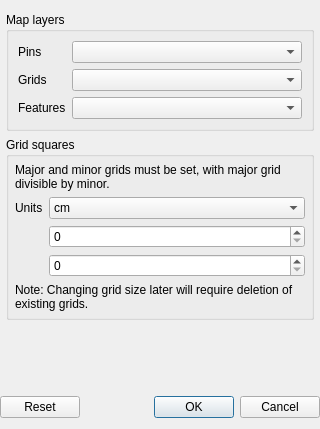
<?xml version="1.0" encoding="UTF-8"?>
<ui version="4.0">
 <class>SettingsDialog</class>
 <widget class="QDialog" name="SettingsDialog">
  <property name="geometry">
   <rect>
    <x>0</x>
    <y>0</y>
    <width>320</width>
    <height>429</height>
   </rect>
  </property>
  <property name="minimumSize">
   <size>
    <width>320</width>
    <height>320</height>
   </size>
  </property>
  <property name="windowTitle">
   <string>Settings</string>
  </property>
  <layout class="QVBoxLayout" name="verticalLayout">
   <property name="leftMargin">
    <number>0</number>
   </property>
   <property name="topMargin">
    <number>6</number>
   </property>
   <property name="rightMargin">
    <number>0</number>
   </property>
   <item>
    <widget class="QScrollArea" name="scrollArea">
     <property name="frameShape">
      <enum>QFrame::NoFrame</enum>
     </property>
     <property name="widgetResizable">
      <bool>true</bool>
     </property>
     <widget class="QWidget" name="scrollAreaWidgetContents">
      <property name="geometry">
       <rect>
        <x>0</x>
        <y>0</y>
        <width>308</width>
        <height>371</height>
       </rect>
      </property>
      <layout class="QVBoxLayout" name="verticalLayout_2">
       <property name="margin">
        <number>6</number>
       </property>
       <item>
        <widget class="QgsCollapsibleGroupBox" name="groupBox">
         <property name="title">
          <string>Map layers</string>
         </property>
         <layout class="QGridLayout" name="gridLayout">
          <item row="1" column="0">
           <widget class="QLabel" name="gridsLabel">
            <property name="text">
             <string>Grids</string>
            </property>
           </widget>
          </item>
          <item row="0" column="0">
           <widget class="QLabel" name="pinsLabel">
            <property name="sizePolicy">
             <sizepolicy hsizetype="Maximum" vsizetype="Preferred">
              <horstretch>0</horstretch>
              <verstretch>0</verstretch>
             </sizepolicy>
            </property>
            <property name="text">
             <string>Pins</string>
            </property>
           </widget>
          </item>
          <item row="0" column="1">
           <widget class="QComboBox" name="pinsCmbBx"/>
          </item>
          <item row="2" column="0">
           <widget class="QLabel" name="featuresLabel">
            <property name="text">
             <string>Features</string>
            </property>
           </widget>
          </item>
          <item row="1" column="1">
           <widget class="QComboBox" name="gridsCmbBx">
            <property name="styleSheet">
             <string notr="true"/>
            </property>
           </widget>
          </item>
          <item row="2" column="1">
           <widget class="QComboBox" name="featuresCmbBx"/>
          </item>
         </layout>
        </widget>
       </item>
       <item>
        <widget class="QgsCollapsibleGroupBox" name="squaresGrpBx">
         <property name="title">
          <string>Grid squares</string>
         </property>
         <layout class="QVBoxLayout" name="verticalLayout_5">
          <property name="margin">
           <number>6</number>
          </property>
          <item>
           <widget class="QLabel" name="label_3">
            <property name="text">
             <string>Major and minor grids must be set, with major grid divisible by minor. </string>
            </property>
            <property name="wordWrap">
             <bool>true</bool>
            </property>
           </widget>
          </item>
          <item>
           <layout class="QGridLayout" name="gridLayout_6">
            <item row="1" column="0">
             <widget class="QLabel" name="gridMajorLabel">
              <property name="sizePolicy">
               <sizepolicy hsizetype="Maximum" vsizetype="Preferred">
                <horstretch>0</horstretch>
                <verstretch>0</verstretch>
               </sizepolicy>
              </property>
              <property name="text">
               <string/>
              </property>
              <property name="pixmap">
               <pixmap resource="resources.qrc">:/plugins/fossildigtools/icons/grid-major.svg</pixmap>
              </property>
             </widget>
            </item>
            <item row="2" column="0">
             <widget class="QLabel" name="gridsMinorLabel">
              <property name="sizePolicy">
               <sizepolicy hsizetype="Maximum" vsizetype="Preferred">
                <horstretch>0</horstretch>
                <verstretch>0</verstretch>
               </sizepolicy>
              </property>
              <property name="text">
               <string/>
              </property>
              <property name="pixmap">
               <pixmap resource="resources.qrc">:/plugins/fossildigtools/icons/grid-minor.svg</pixmap>
              </property>
             </widget>
            </item>
            <item row="2" column="1">
             <widget class="QSpinBox" name="gridsMinorSpnBx">
              <property name="maximum">
               <number>999</number>
              </property>
             </widget>
            </item>
            <item row="0" column="0">
             <widget class="QLabel" name="label_2">
              <property name="text">
               <string>Units</string>
              </property>
             </widget>
            </item>
            <item row="0" column="1">
             <widget class="QComboBox" name="gridsUnitCmdBx">
              <property name="sizePolicy">
               <sizepolicy hsizetype="MinimumExpanding" vsizetype="Preferred">
                <horstretch>0</horstretch>
                <verstretch>0</verstretch>
               </sizepolicy>
              </property>
              <item>
               <property name="text">
                <string>cm</string>
               </property>
              </item>
              <item>
               <property name="text">
                <string>in</string>
               </property>
              </item>
             </widget>
            </item>
            <item row="1" column="1">
             <widget class="QSpinBox" name="gridsMajorSpnBx">
              <property name="sizePolicy">
               <sizepolicy hsizetype="MinimumExpanding" vsizetype="Fixed">
                <horstretch>0</horstretch>
                <verstretch>0</verstretch>
               </sizepolicy>
              </property>
              <property name="styleSheet">
               <string notr="true"/>
              </property>
              <property name="maximum">
               <number>999</number>
              </property>
             </widget>
            </item>
           </layout>
          </item>
          <item>
           <widget class="QLabel" name="label">
            <property name="text">
             <string>Note: Changing grid size later will require deletion of existing grids.</string>
            </property>
            <property name="wordWrap">
             <bool>true</bool>
            </property>
           </widget>
          </item>
         </layout>
        </widget>
       </item>
       <item>
        <spacer name="verticalSpacer">
         <property name="orientation">
          <enum>Qt::Vertical</enum>
         </property>
         <property name="sizeHint" stdset="0">
          <size>
           <width>20</width>
           <height>0</height>
          </size>
         </property>
        </spacer>
       </item>
      </layout>
     </widget>
    </widget>
   </item>
   <item>
    <widget class="QDialogButtonBox" name="buttonBox">
     <property name="orientation">
      <enum>Qt::Horizontal</enum>
     </property>
     <property name="standardButtons">
      <set>QDialogButtonBox::Cancel|QDialogButtonBox::Ok|QDialogButtonBox::Reset</set>
     </property>
    </widget>
   </item>
  </layout>
 </widget>
 <customwidgets>
  <customwidget>
   <class>QgsCollapsibleGroupBox</class>
   <extends>QGroupBox</extends>
   <header>qgis.gui</header>
   <container>1</container>
  </customwidget>
 </customwidgets>
 <tabstops>
  <tabstop>gridsUnitCmdBx</tabstop>
  <tabstop>gridsMajorSpnBx</tabstop>
  <tabstop>gridsMinorSpnBx</tabstop>
  <tabstop>scrollArea</tabstop>
  <tabstop>buttonBox</tabstop>
 </tabstops>
 <resources>
  <include location="resources.qrc"/>
  <include location="resources.qrc"/>
 </resources>
 <connections/>
</ui>
